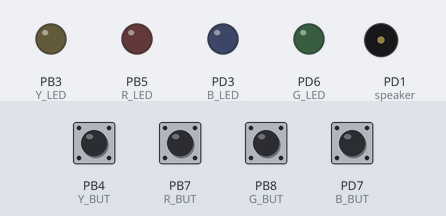
A sketch run on a simulated STM32 Blue Pill. On the bench: output pins drawn as LEDs (lit = HIGH), buzzer (waves = sounding). Dashed ring = blinking. The inputs (shaded band) are chosen by the test bench; at power-on: PB4 (Y_BUT), PB7 (R_BUT), PB8 (G_BUT), PD7 (B_BUT) HIGH. Random numbers use the default seed unless the sketch sets one.

Above: at 10.2 s.
10.3 s: PB4 (Y_BUT) pulled LOW for 0.15 s
At 11.04 s:
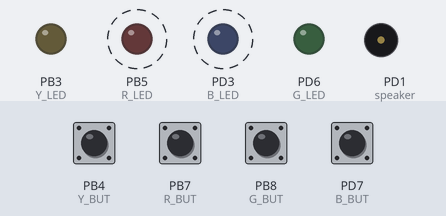
Timing chart, 0 to 14.3 s (numbered marks = the images above; inputs shaded):
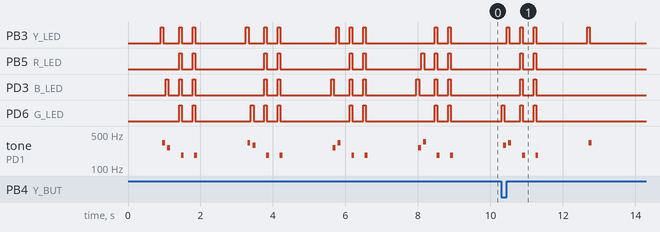

The sketch:

MemoryGame.ino
```cpp
const int speaker = PD1;
#include "pitches.h"

const int B_LED = PD3;
const int G_LED = PD6;
const int Y_LED = PB3;
const int R_LED = PB5;
const int B_BUT = PD7;
const int G_BUT = PB8;
const int Y_BUT = PB4;
const int R_BUT = PB7;

const int DONE_LED = PD2;

const int LED_PINS[] = {B_LED, G_LED, Y_LED, R_LED};
const int BUT_PINS[] = {B_BUT, G_BUT, Y_BUT, R_BUT};
const int tones[] = {1915, 1700, 1519, 1432, 2700}; // Last tone is for failure

// Game settings
int n_levels = 20;
int speedfactor = 3;
int leddelay = 300;
int ledtime = 700;
int butwait = 800;

int buttonState[] = {0,0,0,0};
int lastButtonState[] = {0,0,0,0};

int n_array[50];
int u_array[50];

int game_on = 0;
int wait = 0;
int currentlevel = 1;
long rand_num = 0;
int rando = 0;
int pinandtone = 0;
int right = 0;

void setup() {
  Serial.begin(115200);

  randomSeed(micros());
  pinMode(B_BUT, INPUT_PULLUP);
  pinMode(G_BUT, INPUT_PULLUP);
  pinMode(Y_BUT, INPUT_PULLUP);
  pinMode(R_BUT, INPUT_PULLUP);

  pinMode(B_LED, OUTPUT);
  pinMode(G_LED, OUTPUT);
  pinMode(Y_LED, OUTPUT);
  pinMode(R_LED, OUTPUT);
  pinMode(speaker, OUTPUT);
}

int getLEDIndex(int pin) {
  for (int i = 0; i < 4; i++) {
    if (LED_PINS[i] == pin) return i;
  }
  Serial.println("error!");
  return 0;
}

// Skeleton code developed by Sai Poojitha, https://www.tinkercad.com/things/9s8pjKKYGmk-memory-game
bool memoryGame() {
  delay(700);
  int i;

  if (game_on == 0){
    for(i = 0; i < n_levels; i++){
      n_array[i]=0;
      u_array[i]=0;
      rand_num = random(1,200);
      if (rand_num <= 50) {rando=0;}
      else if (rand_num <= 100) {rando=1;}
      else if (rand_num <= 150) {rando=2;}
      else {rando=3;}
      n_array[i]=rando;
    }
    game_on = 1;
  }

  if (wait == 0){
    delay(200);
    for (i = 0; i < currentlevel; i++) {
      leddelay = ledtime / (1 + (speedfactor / n_levels) * (currentlevel - 1));
      pinandtone = n_array[i];
      digitalWrite(LED_PINS[pinandtone], HIGH);
      playTone(tones[pinandtone], leddelay);
      digitalWrite(LED_PINS[pinandtone], LOW);
      delay(200 / speedfactor);
    }
    wait = 1;
  }

  int buttonchange = 0;
  int j = 0;

  while (j < currentlevel) {
    buttonchange = 0;

    while (buttonchange == 0) {
      for (i = 0; i < 4; i++) {
        int currentState = digitalRead(BUT_PINS[i]);
        if (currentState == HIGH && lastButtonState[i] == LOW) {
          buttonchange = 1;
          u_array[j] = i;
          digitalWrite(LED_PINS[i], HIGH);
          playTone(tones[i], ledtime);
          digitalWrite(LED_PINS[i], LOW);
          wait = 0;
          lastButtonState[i] = currentState;
          break;
        }
        lastButtonState[i] = currentState;
      }
    }

    if (u_array[j] == n_array[j]) {
      j++;
      right = 1;
    } else {
      right = 0;
      j = currentlevel;
      wait = 0;
    }
  }

  if (right == 0){
    delay(300);
    for (i = 0; i < 4; i++){
      digitalWrite(LED_PINS[i], HIGH);
    }
    playTone(tones[4], ledtime);
    for (i = 0; i < 4; i++){
      digitalWrite(LED_PINS[i], LOW);
    }
    delay(300);
    for (i = 0; i < 4; i++){
      digitalWrite(LED_PINS[i], HIGH);
    }
    playTone(tones[4], ledtime);
    for (i = 0; i < 4; i++){
      digitalWrite(LED_PINS[i], LOW);
    }
    delay(500);
    game_on = 0;
    currentlevel = 1;
  }

  if (right == 1){
    currentlevel++;
    wait = 0;
  }

  if (currentlevel == n_levels) {
    int victory_notes[] = {
      NOTE_DS4, NOTE_E4, NOTE_F4, NOTE_F4, NOTE_FS4, NOTE_G4, NOTE_G4, NOTE_GS4,
      NOTE_A4, NOTE_C5
    };
    int victory_durs[] = {
      2, 2, 5, 2, 2, 5, 2, 2,
      5, 9
    };
    int num_notes = sizeof(victory_notes) / sizeof(int);
    NOTE_DUR = 25;

    delay(500);
    for (int i = 0; i < num_notes; i++) {
      int led_index = i % 4;
      digitalWrite(LED_PINS[led_index], HIGH);
      tone(speaker, victory_notes[i]);
      delay(victory_durs[i] * NOTE_DUR);
      noTone(speaker);
      digitalWrite(LED_PINS[led_index], LOW);
      delay(victory_durs[i] * NOTE_DUR / 3);
    }
    delay(500);
    game_on = 0;
    currentlevel = 1;
    n_levels += 2;
    speedfactor += 1;
    // digitalWrite(mem_game_LED, HIGH);
    delay(2000);
    return true;
  }
  return false;
}

void loop() {
  memoryGame();
}
```

pitches.h
```cpp
/*************************************************
 * Public Constants
 *************************************************/

#define NOTE_B0  31
#define NOTE_C1  33
#define NOTE_CS1 35
#define NOTE_D1  37
#define NOTE_DS1 39
#define NOTE_E1  41
#define NOTE_F1  44
#define NOTE_FS1 46
#define NOTE_G1  49
#define NOTE_GS1 52
#define NOTE_A1  55
#define NOTE_AS1 58
#define NOTE_B1  62
#define NOTE_C2  65
#define NOTE_CS2 69
#define NOTE_D2  73
#define NOTE_DS2 78
#define NOTE_E2  82
#define NOTE_F2  87
#define NOTE_FS2 93
#define NOTE_G2  98
#define NOTE_GS2 104
#define NOTE_A2  110
#define NOTE_AS2 117
#define NOTE_B2  123
#define NOTE_C3  131
#define NOTE_CS3 139
#define NOTE_D3  147
#define NOTE_DS3 156
#define NOTE_E3  165
#define NOTE_F3  175
#define NOTE_FS3 185
#define NOTE_G3  196
#define NOTE_GS3 208
#define NOTE_A3  220
#define NOTE_AS3 233
#define NOTE_B3  247
#define NOTE_C4  262
#define NOTE_CS4 277
#define NOTE_D4  294
#define NOTE_DS4 311
#define NOTE_E4  330
#define NOTE_F4  349
#define NOTE_FS4 370
#define NOTE_G4  392
#define NOTE_GS4 415
#define NOTE_A4  440
#define NOTE_AS4 466
#define NOTE_B4  494
#define NOTE_C5  523
#define NOTE_CS5 554
#define NOTE_D5  587
#define NOTE_DS5 622
#define NOTE_E5  659
#define NOTE_F5  698
#define NOTE_FS5 740
#define NOTE_G5  784
#define NOTE_GS5 831
#define NOTE_A5  880
#define NOTE_AS5 932
#define NOTE_B5  988
#define NOTE_C6  1047
#define NOTE_CS6 1109
#define NOTE_D6  1175
#define NOTE_DS6 1245
#define NOTE_E6  1319
#define NOTE_F6  1397
#define NOTE_FS6 1480
#define NOTE_G6  1568
#define NOTE_GS6 1661
#define NOTE_A6  1760
#define NOTE_AS6 1865
#define NOTE_B6  1976
#define NOTE_C7  2093
#define NOTE_CS7 2217
#define NOTE_D7  2349
#define NOTE_DS7 2489
#define NOTE_E7  2637
#define NOTE_F7  2794
#define NOTE_FS7 2960
#define NOTE_G7  3136
#define NOTE_GS7 3322
#define NOTE_A7  3520
#define NOTE_AS7 3729
#define NOTE_B7  3951
#define NOTE_C8  4186
#define NOTE_CS8 4435
#define NOTE_D8  4699
#define NOTE_DS8 4978
int NOTE_DUR;

void play(int note, int dur) {
  tone(speaker, note);
  delay(dur * NOTE_DUR);
  noTone(speaker);
  delay(dur * NOTE_DUR / 3);
}

void playTone(int tone, int duration) {
  for (long i = 0; i < duration * 100L; i += tone * 2) {
    digitalWrite(speaker, HIGH);
    delayMicroseconds(tone);
    digitalWrite(speaker, LOW);
    delayMicroseconds(tone);
  }
}
```

Measured:
- after the input at 10.3 s, PB5 (R_LED), PD3 (B_LED): alternates HIGH for 0.07 s and LOW for 0.30 s, 4 changes in all, then stays LOW, starting after 0.52 s
- by itself, tone on PD1 (speaker): plays 328 Hz for 0.08 s, 261 Hz for 0.08 s, 185 Hz for 0.08 s, 185 Hz for 0.08 s, 328 Hz for 0.08 s, 293 Hz for 0.08 s … (16 notes in this stretch)
